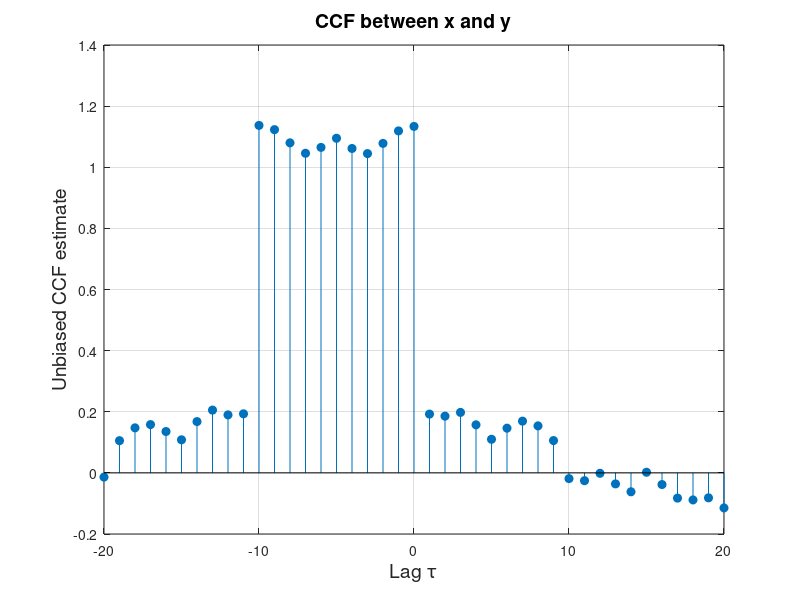

Reproduce this figure in MATLAB.
N = 1000;
rng(42);
x = randn(N, 1);           
b = ones(11, 1);       

y = filter(b, 1, x);  

% Unbiased CCF estimate
[r_xy, lags] = xcorr(x, y, 'unbiased');

idx = (lags >= -20) & (lags <= 20);
figure;
stem(lags(idx), r_xy(idx), 'filled');
xlabel('Lag \tau', 'FontSize', 14);
ylabel('Unbiased CCF estimate', 'FontSize', 14);
title('CCF between x and y', 'FontSize', 14);
grid on;
